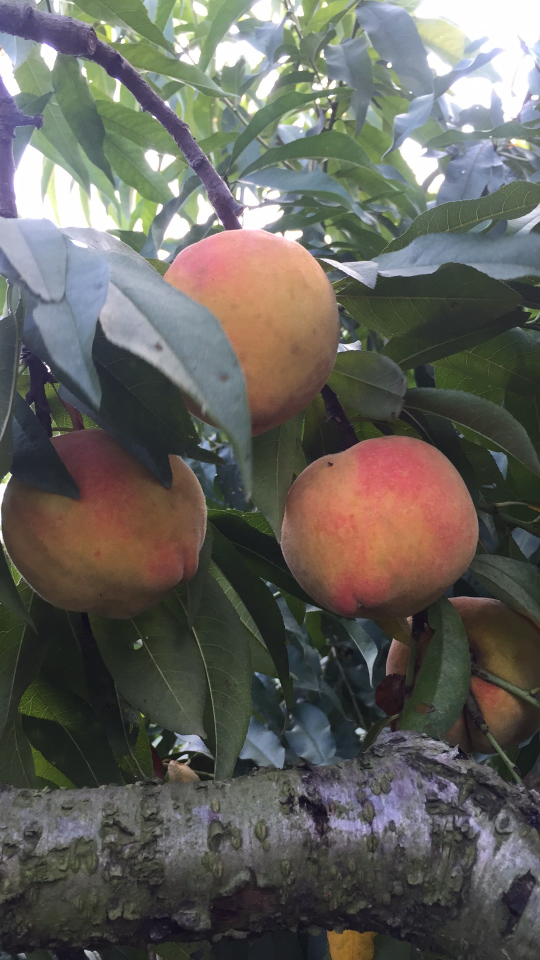
#> input picture Image/YellowPeaches.jpg, 1080 x 1920 px (shown at 1/2 size)
$ python OpenCV_Segement.py
#> lines starting #> are read from the running program, lines starting #| are printed output that depends on the picture
import numpy as np
import cv2,os
from matplotlib import pyplot as plt


#用来正常显示中文标签
plt.rcParams['font.sans-serif']=['SimHei']
plt.rcParams['font.sans-serif']=['Times New Roman']
plt.rcParams['axes.unicode_minus'] = False# 显示负号
plt.rcParams['figure.dpi'] = 100 #分辨率

def WatershedSeg(imgFile):
    img = cv2.imread(imgFile)
    gray = cv2.cvtColor(img,cv2.COLOR_BGR2GRAY)
    ret, thresh = cv2.threshold(gray,0,255,cv2.THRESH_BINARY_INV+cv2.THRESH_OTSU)
    # noise removal
    kernel = np.ones((3,3),np.uint8)
    opening = cv2.morphologyEx(thresh,cv2.MORPH_OPEN,kernel, iterations = 2)

    # sure background area
    sure_bg = cv2.dilate(opening,kernel,iterations=3)

    # Finding sure foreground area
    dist_transform = cv2.distanceTransform(opening,cv2.DIST_L2,5)
    ret, sure_fg = cv2.threshold(dist_transform,0.7*dist_transform.max(),255,0)

    # Finding unknown region
    sure_fg = np.uint8(sure_fg)
    unknown = cv2.subtract(sure_bg,sure_fg)

    # Marker labelling
    ret, markers = cv2.connectedComponents(sure_fg)

    # Add one to all labels so that sure background is not 0, but 1
    markers = markers+1

    # Now, mark the region of unknown with zero
    markers[unknown==255] = 0
    markers = cv2.watershed(img,markers)
    img[markers == -1] = [255,0,0]

    plt.imshow(img)
    plt.show()

def segtest(imgFile):
#> called with imgFile = 'YellowPeaches.jpg'
    img = cv2.imread(imgFile)
#> img is the input picture: shape (1920, 1080, 3); mean B, G, R 91.3, 97.3, 99.2
    mask = np.zeros(img.shape[:2],np.uint8)

    bgdModel = np.zeros((1,65),np.float64)
    fgdModel = np.zeros((1,65),np.float64)

    rect = (0,250,2422,1920)
    cv2.grabCut(img,mask,rect,bgdModel,fgdModel,5,cv2.GC_INIT_WITH_RECT)

    mask2 = np.where((mask==2)|(mask==0),0,1).astype('uint8')
    img = img*mask2[:,:,np.newaxis]
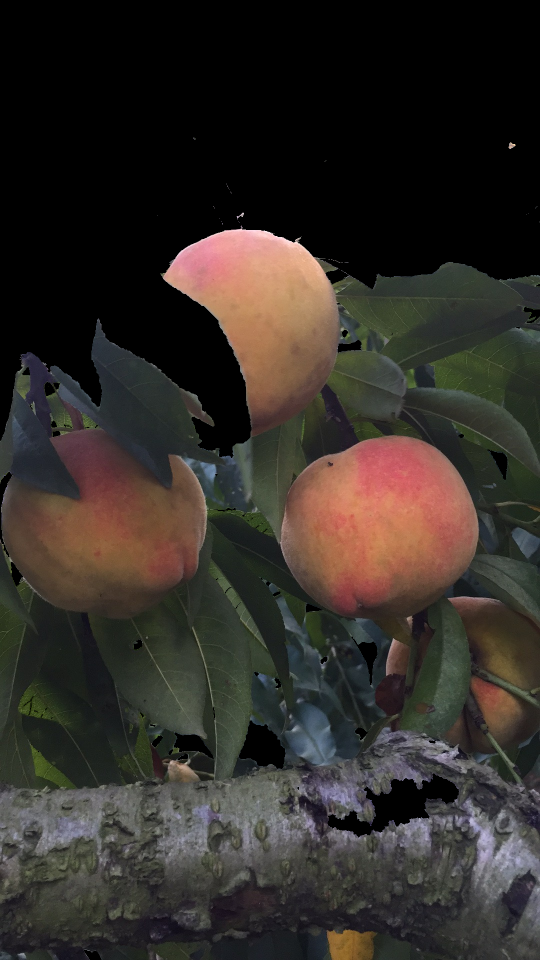
#> img: shape (1920, 1080, 3) (shown at 1/2 size); mean B, G, R 40.1, 45.1, 50.7

    plt.imshow(img, cmap = "gray"),plt.colorbar(),plt.show()
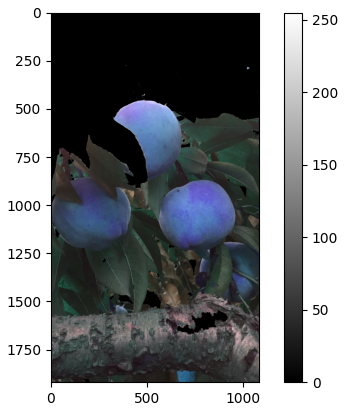
#> figure drawn by matplotlib, 2 panels; B, G, R data is drawn as R, G, B

if __name__=='__main__':
    #获取工程根目录的路径
    rootPath = os.path.abspath(os.path.dirname(os.path.dirname(__file__)))
    #print('rootPath:'+rootPath)
    #数据文件路径
    dataPath = os.path.abspath(rootPath + r'\Image')
    #print('dataPath:'+dataPath)
    #切换目录
    os.chdir(dataPath)
    #SHP文件路径
    imgFile ="YellowPeaches.jpg"
    #WatershedSeg(imgFile)
    segtest(imgFile)
